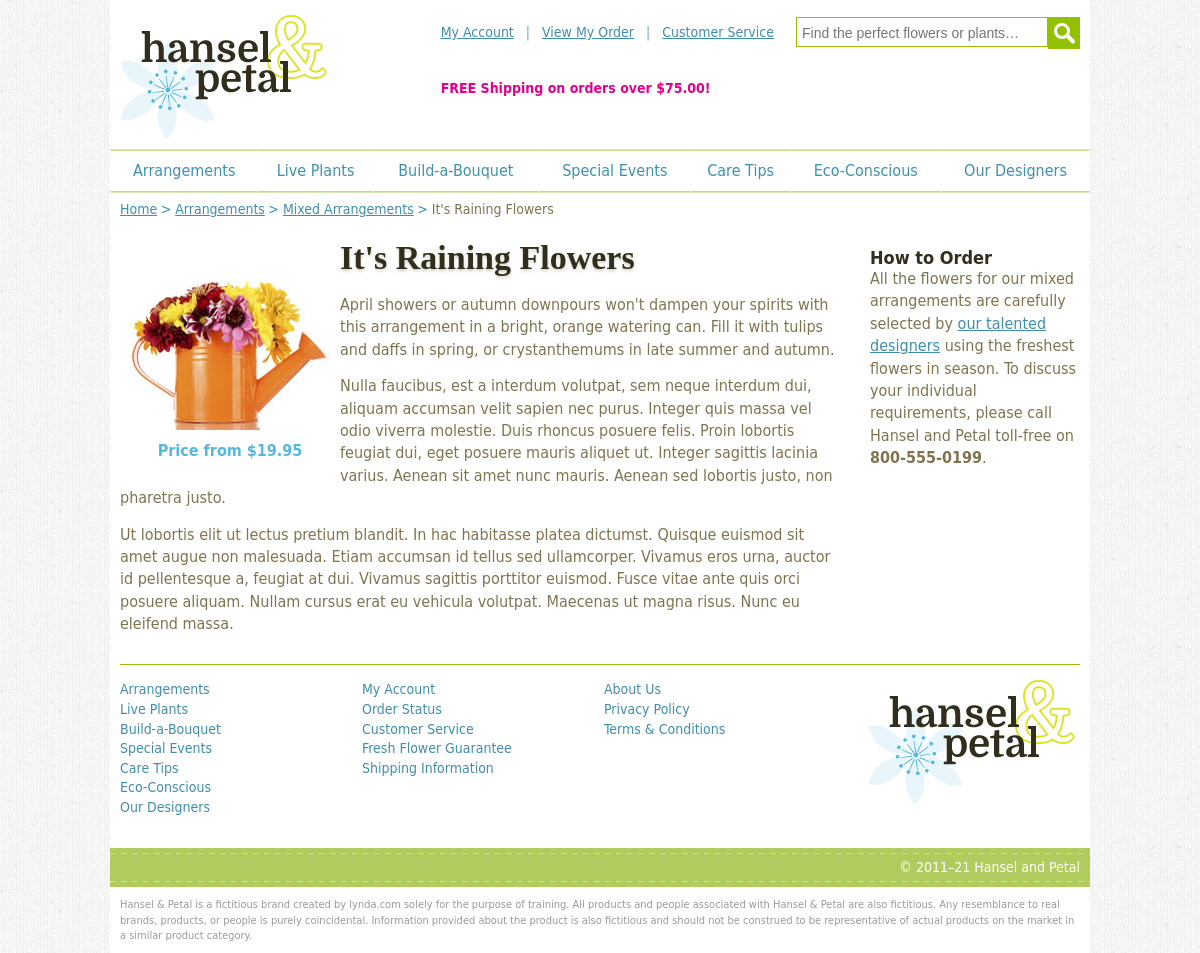
The page /Eksamen/V31-M3-2020/MedPHP/mixed/details.php?id=4 on the database its author committed.
### tables this page shows
CREATE TABLE `arrangements` (
  `id` smallint(5) UNSIGNED NOT NULL,
  `image` varchar(50) NOT NULL,
  `alt` varchar(60) NOT NULL,
  `title` varchar(100) NOT NULL,
  `price` decimal(5,2) NOT NULL,
  `description` text NOT NULL
);

### Eksamen/V31-M3-2020/MedPHP/mixed/details.php (the view, shortened to what this page needs)
<?php
$message = '';
$db = new MySQLi('localhost', 'phpwebdes', 'lynda', 'hanselandpetal');
if ($db->connect_error) {
	$message = $db->connect_error;
} else {
	$sql = 'SELECT * FROM arrangements WHERE id=' . $db->real_escape_string($_GET['id']);
	$result = $db->query($sql);
	if ($db->error) {
		$message = $db->error;
	} else {
		$row = $result->fetch_assoc();
	}
}
?>
<!DOCTYPE html>
<html lang="en">
<head>
<link href="../styles/handp.css" rel="stylesheet" type="text/css">
</head>
<body>
<div id="site">
<?php require '../includes/pagetop.php'; ?>
    <div id="content">
        <div id="breadcrumbs" class="reset menu">
            <ul>
                <li><a href="../index.php">Home</a></li>
                <li><a href="../arrangements.php">Arrangements</a></li>
                <li><a href="mixed.php">Mixed Arrangements</a></li>
                <li><?php if (isset($row['title'])) {
				echo $row['title'];
				} ?></li>
            </ul>
        </div>
        <div id="col_1" role="main">
        <?php if ($message) { ?>
        <h1 class="inline_block">Oops! There seems to be a problem.</h1>
        <p>That arrangement doesn't seem to exist.</p>
		<?php } else { ?>
            <h1 class="inline_block"><?php echo $row['title']; ?></h1>
            <p class="figure"><img src="../images/<?php echo $row['image']; ?>" alt="<?php echo $row['alt']; ?>" width="200" height="200">Price from $<?php echo $row['price']; ?></p>
            <?php echo $row['description']; ?>
        </div>
        <div id="col_2">
        <h3>How to Order</h3>
        <p>All the flowers for our mixed arrangements are carefully selected by <a href="../designers.php">our talented designers</a> using the freshest flowers in season. To discuss your individual requirements, please call Hansel and Petal toll-free on <b>800-555-0199</b>.</p>
        </div>
        <?php } ?>
    </div>
<?php include '../includes/footer.php'; ?>
</div>
</body>
</html>

### Eksamen/V31-M3-2020/MedPHP/styles/handp.css (style rules this page uses)
.clearfix:after, .cols:after, #header:after, #header .inner:after, #content:after, #nav_main ul ul:after, .order_summary li:after, #bab:after, .bab_item:after, #totals:after { clear: both; content: '.'; display: block; height: 0; visibility: hidden; }
html, body, div, span, h1, h2, h3, h4, h5, h6, p, blockquote, a, em, img, strong, ol, ul, li, fieldset, form, label, legend, table, caption, tbody, tfoot, thead, tr, th, td { border: 0; margin: 0; padding: 0; }
blockquote, .cell, .centre_object, cite, .cols, .content_area, dl, fieldset, .grid, hr, iframe, ol, p, .std_margin, table, ul, .rc { margin-bottom: 14px; }
.inline_block { display: inline-block !important; }
img { -moz-force-broken-image-icon: 1; height: auto; -ms-interpolation-mode: bicubic; max-width: 100%; vertical-align: bottom; }
body { background: #fff url(../images/html.jpg) repeat; color: #1E1E1E; font-family: "Gill Sans", "Gill Sans MT", "Myriad Pro", "DejaVu Sans Condensed", Helvetica, Arial, sans-serif; line-height: 1.4; min-height: 100%; }
h1, h2, h3, h4, .h1, .h2, .h3, .h4 { color: #312e1d; font-weight: bold; line-height: normal; }
h1, h2, .h1, .h2 { font-family: Baskerville, "Palatino Linotype", Palatino, "Century Schoolbook L", "Times New Roman", serif; font-size: 34px; text-shadow: 0 2px 3px rgba(126,117,80,.35); }
h1, .h1 { margin: 19px 0 17px; }
h3, .h3 { font-size: 18px; }
ol, ul { list-style: none; margin-left: 40px; }
#site { background: #fff; color: #7e7450; margin: 0 auto; padding: 10px; width: 960px; }
#content { font-size: 16px; line-height: 1.4; padding: 7px 0 15px; }
#col_1 { float: left; width: 720px; }
#col_2 { float: right; margin-top: 27px; width: 210px; }
#breadcrumbs { font-size: 14px; }
#breadcrumbs li { display: inline-block; position: relative; padding-right: 14px; }
#breadcrumbs li:last-child { padding-right: 0; }
#breadcrumbs li:after { color: #3f90ad; content: '>'; position: absolute; right: 0px; top: 0; }
#breadcrumbs li:last-child:after { display: none; }
#breadcrumbs a { text-decoration: underline; }
.figure { width: 220px; float: left; font-weight: bold; color: #55B9DE; text-align: center; }
.figure img { padding: 10px; }

### rows shown on the page
arrangements: title "It's Raining Flowers", image (picture), price "19.95", description "April showers or autumn downpours won't dampen your spirits with this arrangement in a bright, orange watering can. Fill it with tulips and daffs in spring, or crystanthemums in late summer and autumn. Nulla faucibus, est a interdum volutpat, sem neque interdum dui, aliquam accumsan velit sapien nec purus. Integer quis massa vel odio viverra molestie. Duis rhoncus posuere felis. Proin lobortis feugiat dui, eget posuere mauris aliquet ut. Integer sagittis lacinia varius. Aenean sit amet nunc mauris. Aenean sed lobortis justo, non pharetra justo. Ut lobortis elit ut lectus pretium blandit. In hac habitasse platea dictumst. Quisque euismod sit amet augue non malesuada. Etiam accumsan id tellus…"

### other values the page prints
$copyright "2011–21"
